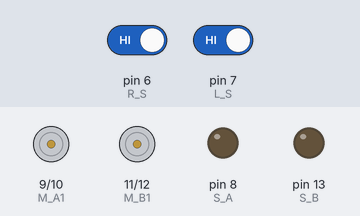
Bench run of a sketch on a simulated Arduino Uno, built with avr-gcc and run on an emulated ATmega328P. Parts: motor-driver pin pairs drawn as motors (green arrow = first pin HIGH = forward, orange = second pin HIGH = backward, longer = more drive), output pins drawn as LEDs (lit = HIGH). The test bench sets the inputs (shaded band); at power-on: pin 6 (R_S) HIGH, pin 7 (L_S) HIGH.

Above: at 1.2 s.
1.3 s: pin 6 (R_S) driven LOW
At 2.2 s:
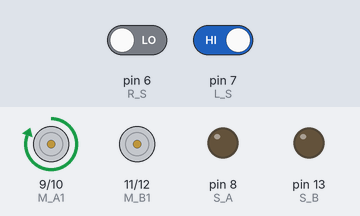
2.8 s: pin 7 (L_S) driven LOW
At 3.4 s:
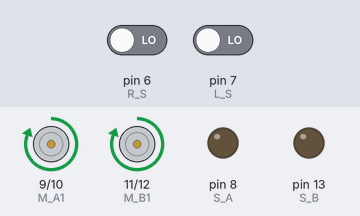
4.3 s: pin 6 (R_S) driven HIGH
At 5.5 s:
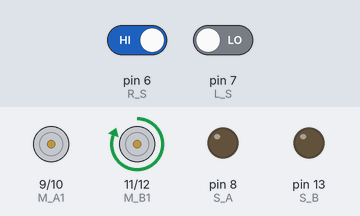
5.8 s: pin 7 (L_S) driven HIGH
At 6.8 s:
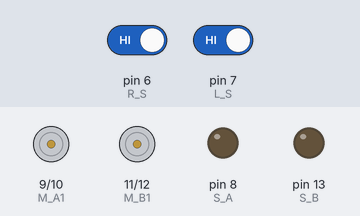
Timing chart, 0 to 8.3 s (numbered marks = the images above; inputs shaded):
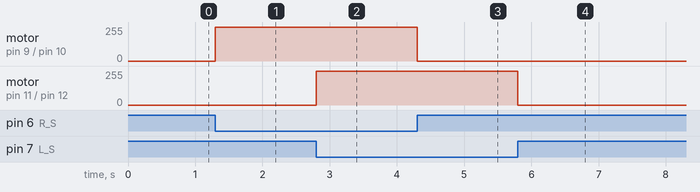

The sketch:

line_follower_acc._to_speed.ino
```cpp
int S_A = 8;  //speed motor a
int M_A1 = 9; //motor a = +
int M_A2 = 10; //motor a = -
int M_B1 = 11; //motor b = -
int M_B2 = 12; //motor b = +
int S_B = 13;  //speed motor b

int R_S = 6; //sincer R
int L_S = 7; //sincer L

void setup()
{
pinMode(M_B1, OUTPUT);
pinMode(M_B2, OUTPUT);
pinMode(M_A1, OUTPUT);
pinMode(M_A2, OUTPUT);
pinMode(S_B, OUTPUT);
pinMode(S_A, OUTPUT);

pinMode(L_S, INPUT);
pinMode(R_S, INPUT);
}
void loop()
{
if ((digitalRead(L_S) == 0)&&(digitalRead(R_S) == 0)){forward();}
if ((digitalRead(L_S) == 1)&&(digitalRead(R_S) == 0)){turnLeft();}
if ((digitalRead(L_S) == 0)&&(digitalRead(R_S) == 1)){turnRight();}
if ((digitalRead(L_S) == 1)&&(digitalRead(R_S) == 1)){Stop();}
}

void forward(){
digitalWrite(M_A1, HIGH);
digitalWrite(M_A2, LOW);
digitalWrite(M_B1, HIGH);
digitalWrite(M_B2, LOW);
analogWrite(S_A, 80);
analogWrite(S_B, 80);
}


void turnRight(){
digitalWrite(M_A1, LOW);
digitalWrite(M_A2, LOW);
digitalWrite(M_B1, HIGH);
digitalWrite(M_B2, LOW);
analogWrite(S_A, 100);
analogWrite(S_B, 100);
}

void turnLeft(){
digitalWrite(M_A1, HIGH);
digitalWrite(M_A2, LOW);
digitalWrite(M_B1, LOW);
digitalWrite(M_B2, LOW);
analogWrite(S_A, 100);
analogWrite(S_B, 100);
}

void Stop(){
digitalWrite(M_A1, LOW);
digitalWrite(M_A2, LOW);
digitalWrite(M_B1, LOW);
digitalWrite(M_B2, LOW);
}
```

Measured:
- after the input at 1.3 s, motor on pin 9 (M_A1) / pin 10 (M_A2): stopped → forward 255/255 at once
- after the input at 2.8 s, motor on pin 11 (M_B1) / pin 12 (M_B2): stopped → forward 255/255 at once
- after the input at 4.3 s, motor on pin 9 (M_A1) / pin 10 (M_A2): forward 255/255 → stopped at once
- after the input at 5.8 s, motor on pin 11 (M_B1) / pin 12 (M_B2): forward 255/255 → stopped at once
